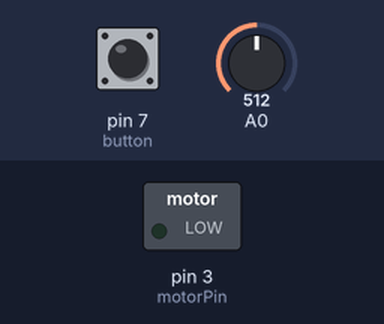
This sketch was run on a simulated Arduino Uno, built with avr-gcc and run on an emulated ATmega328P. Shown: switched loads named in the sketch (green lamp = pin HIGH). Inputs (shaded band) come from the test bench; at power-on: pin 7 (button) HIGH, A0 = 512. What the sketch prints to the serial monitor is not drawn.

Above: at 1.2 s.
1.3 s: pin 7 (button) pulled LOW for 0.15 s
At 1.37 s:
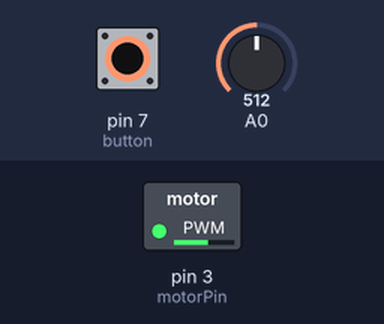
2.9 s: A0 set to 315
4.4 s: A0 set to 293
7.4 s: pin 7 (button) pulled LOW for 1 s
At 9.1 s:
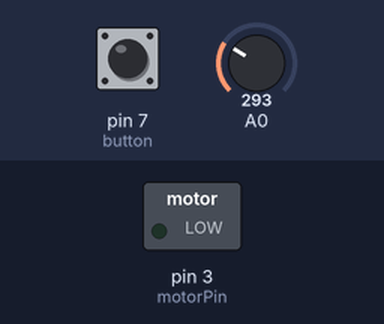
9.9 s: pin 7 (button) pulled LOW for 3.2 s
At 10.2 s:
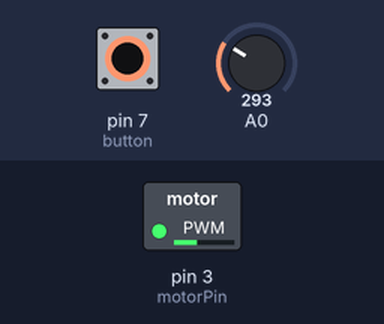
Timing chart, 0 to 14.6 s (numbered marks = the images above; inputs shaded):
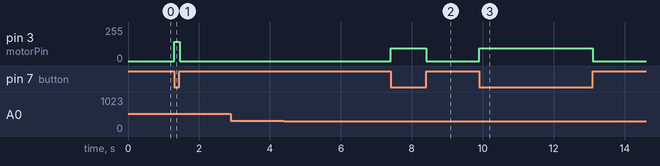

The sketch:

pumpVariableControl.ino
```cpp
//Hashem Alnader January 2018

int motorPin = 3;
int button = 7;
bool condition;
unsigned long tStart = 0;
unsigned long tEnd = 0;
int potValInit = 300;
//bool drift = false;

void setup()
{
  pinMode(motorPin, OUTPUT);
  pinMode(button, INPUT);
  digitalWrite(button, HIGH);
  Serial.begin(115200);
  while (! Serial);
}
void loop()
{
  //tEnd = millis();
  condition = digitalRead(button);
  int potVal = analogRead(A0);
  int potValEnd = potVal;
  int rotSpeed = map(potVal, 400, 1023, 120, 255);
  /*
  Attempt to deal with sensor drift through software

  if ((tEnd - tStart) > 4000){
    tStart = tEnd;
    if (potValEnd - potValInit < 500 && potValEnd - potValInit > 0){
      potValInit = potValEnd;
      drift = true;
    }
  }
  else
    drift = false;

  if (potVal <= 405){
    rotSpeed = 0;
  }
  if (drift){
    rotSpeed = 0;
  }
  */
  if (condition == LOW){
  analogWrite(motorPin, rotSpeed);
  }
  else{
  analogWrite(motorPin, 0);
  }
  Serial.print("Potentiometer Value ");
  Serial.print(potVal);
  Serial.print(" Pump Speed ");
  Serial.println(rotSpeed);
  Serial.print(condition);
}
```

Measured:
- after the input at 1.3 s, pin 3 (motorPin): 0/255 → 144/255 at once, → 0/255 0.15 s later
- after the input at 7.4 s, pin 3 (motorPin): 0/255 → 97/255 at once, → 0/255 1.0 s later
- after the input at 9.9 s, pin 3 (motorPin): 0/255 → 97/255 at once, → 0/255 3.2 s later
